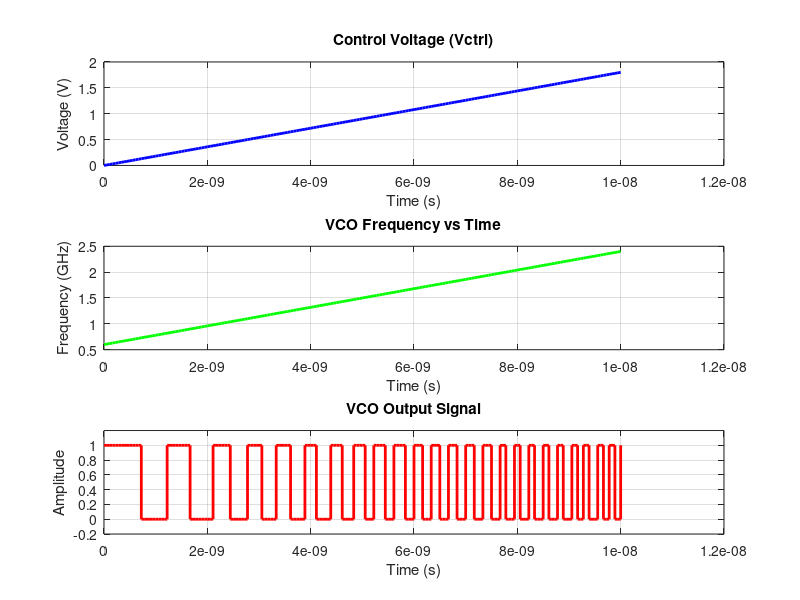

This chart was generated by the following MATLAB code:
clc; clear; close all;

% Simulation parameters
fs = 10 * 1.8e9;             % Sampling frequency (10x the highest clock frequency)
t = 0:1/fs:100e-10;           % Time vector (100 ns simulation)

% VCO parameters
f_center = 1.5e9;             % Center frequency (1.8 GHz)
K_vco = 1e9;                  % VCO gain (1 GHz/V)

% Control voltage (simulated charge pump output)
Vctrl = linspace(0, 1.8, length(t));   % Vctrl varies from 0 to 1.8V

% VCO frequency modulation based on Vctrl
f_vco = f_center + K_vco * (Vctrl - 0.9);  % Centered at 0.9V (midpoint)

% Generate VCO output signal
vco_output = square(2 * pi * f_vco .* t);   % Square wave output

% Normalize to 0-1 range
vco_output(vco_output < 0) = 0;

% Plotting
figure;

% Control Voltage (Vctrl)
subplot(3, 1, 1);
plot(t, Vctrl, 'LineWidth', 2, 'Color', 'b');
title('Control Voltage (Vctrl)');
xlabel('Time (s)');
ylabel('Voltage (V)');
grid on;

% VCO Frequency Variation
subplot(3, 1, 2);
plot(t, f_vco / 1e9, 'LineWidth', 2, 'Color', 'g');
title('VCO Frequency vs Time');
xlabel('Time (s)');
ylabel('Frequency (GHz)');
grid on;

% VCO Output Signal
subplot(3, 1, 3);
stairs(t, vco_output, 'LineWidth', 2, 'Color', 'r');
title('VCO Output Signal');
xlabel('Time (s)');
ylabel('Amplitude');
ylim([-0.2, 1.2]);
grid on;

hold off;
